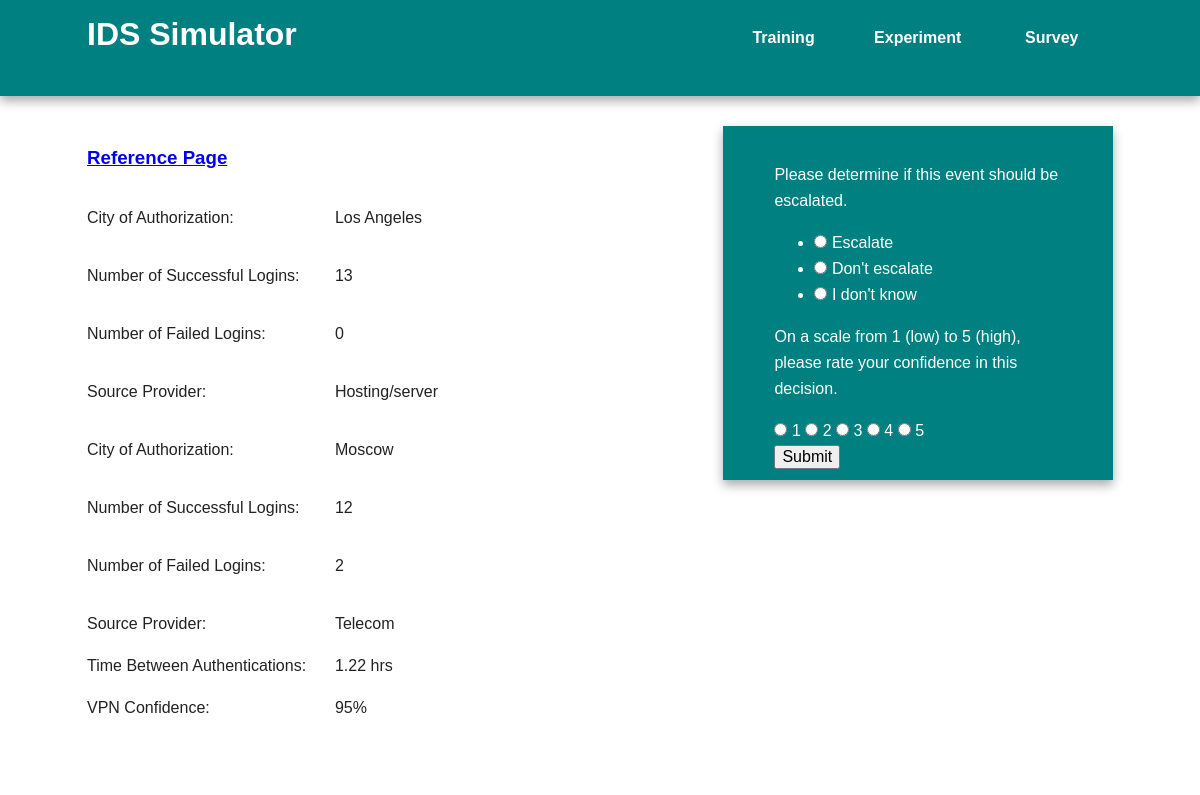
The page /trainingEventPage/1 (signed in) on the database its author committed.
### models.py (models this page shows)
class TrainingEvent(db.Model):
    id = db.Column(db.Integer, primary_key=True)
    is_false_positive = db.Column(db.String(25))
    country_of_authentication1 = db.Column(db.String(25))
    number_successful_logins1 = db.Column(db.Integer)
    number_failed_logins1 = db.Column(db.Integer)
    source_provider1 = db.Column(db.String(50))
    country_of_authentication2 = db.Column(db.String(25))
    number_successful_logins2 = db.Column(db.Integer)
    number_failed_logins2 = db.Column(db.Integer)
    source_provider2 = db.Column(db.String(50))
    time_between_authentications = db.Column(db.Float)
    vpn_confidence = db.Column(db.String(5))

### crywolf.py (the view, shortened to what this page needs)
@app.route('/trainingEventPage/<eventId>', methods = ["GET", "POST"])
@login_required
def trainingEventPage(eventId):
    event = models.TrainingEvent.query.get(eventId)
    form = eventDecisionForm()
    return render_template('trainingEventPage.html', event = event, form=form)

### forms.py
class eventDecisionForm(FlaskForm):
    escalate = RadioField(
                    choices=[
                        ('Escalate','Escalate'),
                        ("Don't escalate","Don't escalate"),
                        ("I don't know","I don't know")
                    ]
                )
    confidence = RadioField(choices=[("1","1"),("2","2"),("3", "3"),("4","4"),("5","5")])

### crywolf.py (called while the page is built)
@login_manager.user_loader
def load_user(user_id):
    return models.User.query.get(user_id)

### templates/trainingEventPage.html (shortened to what this page needs)
{% extends "base.html" %}
{% block content %}
    <article>
        <table>
            <tr><td><a href="{{ url_for('reference') }}" target="_blank"><h3>Reference Page</h3></a></td></tr>
            <tr><td>City of Authorization: </td> <td><pre>   </pre></td>   <td> {{event.country_of_authentication1}}</td></tr>
            <tr><td>Number of Successful Logins: </td>  <td><pre>   </pre></td>  <td> {{event.number_successful_logins1}}</td></tr>
            <tr><td>Number of Failed Logins: </td>  <td><pre>   </pre></td>  <td> {{event.number_failed_logins1}}</td></tr>
            <tr><td>Source Provider: </td> <td><pre>   </pre></td>   <td> {{event.source_provider1}}</td></tr>
            <tr><td>City of Authorization: </td>  <td><pre>   </pre></td>  <td> {{event.country_of_authentication2}}</td></tr>
            <tr><td>Number of Successful Logins: </td>   <td><pre>   </pre></td> <td> {{event.number_successful_logins2}}</td></tr>
            <tr><td>Number of Failed Logins: </td> <td><pre>   </pre></td>   <td> {{event.number_failed_logins2}}</td></tr>
            <tr><td>Source Provider: </td>  <td><pre>   </pre></td> <td> {{event.source_provider2}} </td></tr>
            <tr><td>Time Between Authentications: </td>  <td></td>  <td> {{event.time_between_authentications}} hrs</td></tr>
            <tr><td>VPN Confidence: </td> <td><pre>   </pre></td>  <td> {{event.vpn_confidence}} </td></tr>
        </table>
    </article>
    <aside>
        <p> Please determine if this event should be escalated.</p>
        <form action = "" method = "POST" id = "event_decision">
            {{ form.escalate }}
            <p> On a scale from 1 (low) to 5 (high), please rate your confidence in this decision.</p>
            {% for subfield in form.confidence %}
            <tr>
                <td>{{ subfield }}</td>
                <td>{{ subfield.label }}</td>
            </tr>
            {% endfor %}
           <br> <input type="submit" value="Submit">
        </form>
    </aside>
{% endblock %}

### templates/base.html (shortened to what this page needs)
<!doctype html>
<html class="no-js" lang="">
    <head>
        <link rel="stylesheet" href="../static/css/normalize.min.css">
        <link rel="stylesheet" href="../static/css/main.css">
    </head>
    <body>
        <div class="header-container">
            <header class="wrapper clearfix">
                <a href= {{ url_for('index') }}><h1 class="title">IDS Simulator</h1></a>
                <nav>
                    <ul>
                    <li><a href={{ url_for('training') }}>Training</a></li>
                    <li><a href={{ url_for('experiment') }}>Experiment</a></li>
                    <li><a href={{ url_for('postsurvey') }}>Survey</a></li>
                </ul>
                </nav>
            </header>
        </div>
        <div class="main-container">
            <div class="main wrapper clearfix">
                {% block content %}
                {% endblock %}
            </div>
        </div>
    </body>
</html>

### static/css/main.css (style rules this page uses)
html { color: #222; font-size: 1em; line-height: 1.4; }
body { font: 16px/26px Helvetica, Helvetica Neue, Arial; }
.wrapper { width: 90%; margin: 0 5%; }
.header-container { border-bottom: 20px solid teal; }
.footer-container, .main aside { border-top: 20px solid teal; }
.header-container, .footer-container, .main aside { background: teal; }
.title { color: white; }
nav ul { margin: 0; padding: 0; list-style-type: none; }
nav a { display: block; margin-bottom: 10px; padding: 15px 0; text-align: center; text-decoration: none; font-weight: bold; color: white; background: teal; }
.main { padding: 30px 0; }
.main aside { color: white; padding: 0px 5% 10px; }
@media only screen and (min-width: 480px) { nav a { float: left; width: 27%; margin: 0 1.7%; padding: 25px 2%; margin-bottom: 0; } }
@media only screen and (min-width: 480px) { nav li:first-child a { margin-left: 0; } }
@media only screen and (min-width: 480px) { nav li:last-child a { margin-right: 0; } }
@media only screen and (min-width: 480px) { nav ul li { display: inline; } }
@media only screen and (min-width: 768px) { .header-container, .main aside { -webkit-box-shadow: 0 5px 10px #aaa; -moz-box-shadow: 0 5px 10px #aaa; box-shadow: 0 5px 10px #aaa; } }
@media only screen and (min-width: 768px) { .title { float: left; } }
@media only screen and (min-width: 768px) { nav { float: right; width: 38%; } }
@media only screen and (min-width: 768px) { .main article { float: left; width: 57%; } }
@media only screen and (min-width: 768px) { .main aside { float: right; width: 28%; } }
@media only screen and (min-width: 1140px) { .wrapper { width: 1026px; margin: 0 auto; } }
.clearfix:before, .clearfix:after { content: " "; display: table; }
.clearfix:after { clear: both; }
.clearfix { *zoom: 1; }

### templates/trainingEventPage.html (style rules this page uses)
input { color: black; }

### rows shown on the page
TrainingEvent: country_of_authentication1 "Los Angeles", number_successful_logins1 "13", number_failed_logins1 "0", source_provider1 "Hosting/server", country_of_authentication2 "Moscow", number_successful_logins2 "12", number_failed_logins2 "2", source_provider2 "Telecom", time_between_authentications "1.22", vpn_confidence "95%"

### other values the page prints
{{ subfield.label }} "1" "2" "3" "4" "5"
